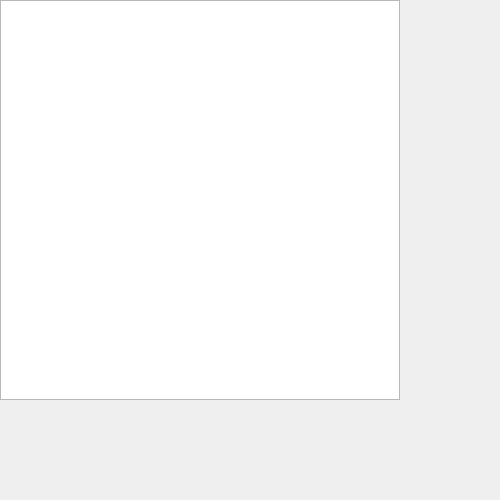
<?xml version="1.0" encoding="UTF-8"?>
<ui version="4.0">
 <class>MainWindow</class>
 <widget class="QMainWindow" name="MainWindow">
  <property name="geometry">
   <rect>
    <x>0</x>
    <y>0</y>
    <width>500</width>
    <height>500</height>
   </rect>
  </property>
  <property name="minimumSize">
   <size>
    <width>500</width>
    <height>500</height>
   </size>
  </property>
  <property name="maximumSize">
   <size>
    <width>500</width>
    <height>500</height>
   </size>
  </property>
  <property name="windowTitle">
   <string>MainWindow</string>
  </property>
  <widget class="QWidget" name="centralwidget">
   <widget class="QListView" name="listView">
    <property name="geometry">
     <rect>
      <x>0</x>
      <y>0</y>
      <width>400</width>
      <height>400</height>
     </rect>
    </property>
    <property name="minimumSize">
     <size>
      <width>400</width>
      <height>400</height>
     </size>
    </property>
    <property name="maximumSize">
     <size>
      <width>400</width>
      <height>400</height>
     </size>
    </property>
   </widget>
  </widget>
 </widget>
 <resources/>
 <connections/>
</ui>
